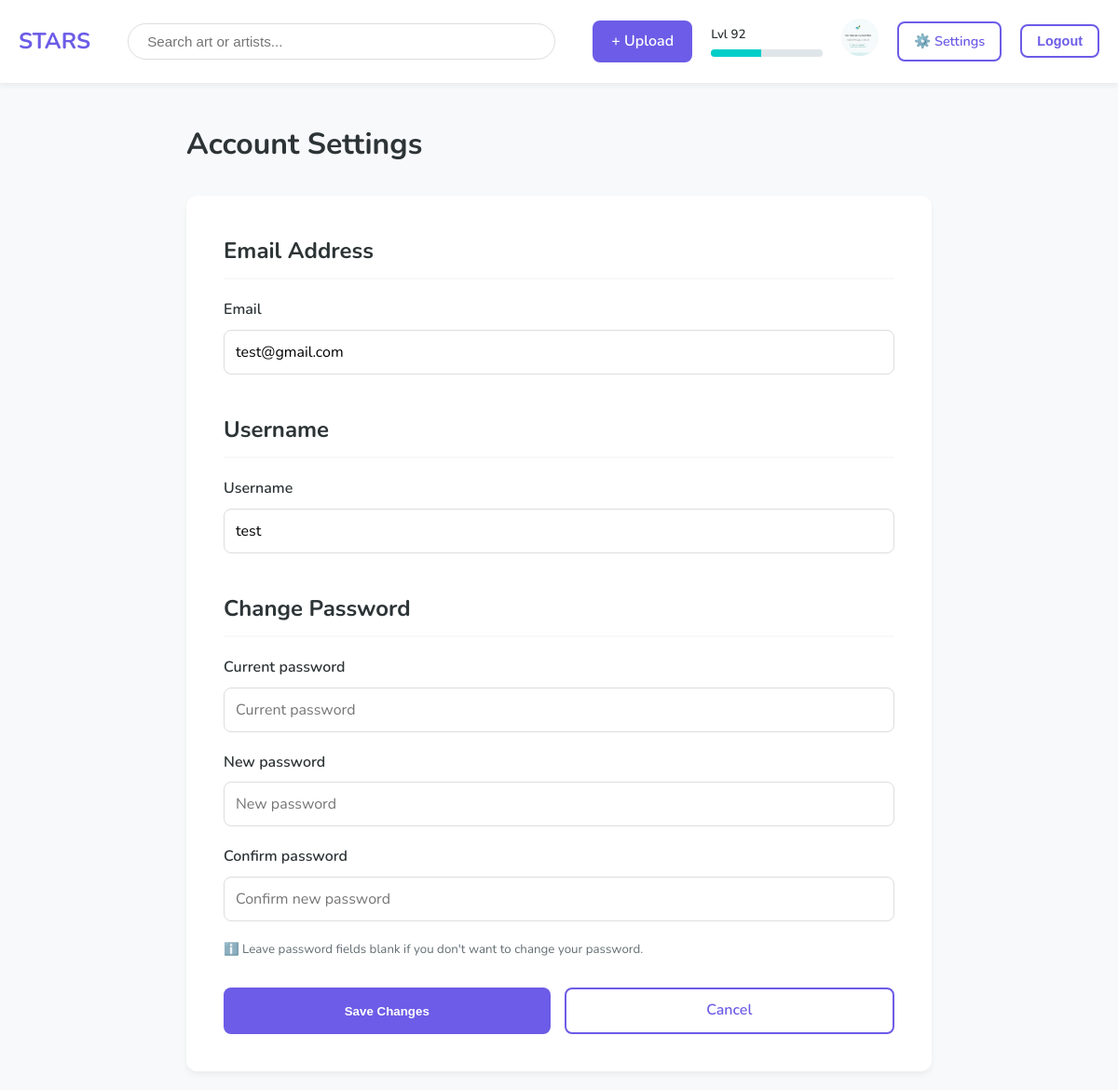
Page /users/settings/ (signed in) on the committed database.
### users/models.py (models this page shows, shortened)
class CustomUser(AbstractUser):
    bio = models.TextField(blank=True, max_length=500)
    avatar = models.ImageField(upload_to='avatars/', blank=True, null=True)
    xp = models.IntegerField(default=0)
    level = models.IntegerField(default=1)

### users/views.py (the view)
# urls.py: path('settings/', views.account_settings, name='account_settings'),
@login_required
def account_settings(request):
    if request.method == 'POST':
        form = AccountSettingsForm(request.user, request.POST)
        if form.is_valid():
            user = request.user
            updated = False
            new_email = form.cleaned_data.get('email')
            if new_email and new_email != user.email:
                user.email = new_email
                updated = True
                messages.success(request, 'Email updated successfully!')
            new_username = form.cleaned_data.get('username')
            if new_username and new_username != user.username:
                user.username = new_username
                updated = True
                messages.success(request, 'Username updated successfully!')
            new_password = form.cleaned_data.get('new_password')
            if new_password:
                user.set_password(new_password)
                updated = True
                messages.success(request, 'Password updated successfully! Please log in again.')
                user.save()
                logout(request)
                return redirect('login')
            if updated:
                user.save()
                return redirect('account_settings')
            else:
                messages.info(request, 'No changes were made.')
    else:
        form = AccountSettingsForm(request.user)
    return render(request, 'users/account_settings.html', {'form': form})

### templates/users/account_settings.html (shortened to what this page needs)
{% extends 'base.html' %}
{% block content %}
<div style="max-width: 800px; margin: 0 auto;">
    <h1 style="margin-bottom: 30px;">Account Settings</h1>
    <div class="card" style="padding: 40px;">
        <form method="POST">
            <div style="margin-bottom: 40px;">
                <h2 style="margin-bottom: 20px; padding-bottom: 10px; border-bottom: 2px solid var(--bg-color);">Email Address</h2>
                <div class="form-group">
                    <label>{{ form.email.label }}</label>
                    {{ form.email }}
                </div>
            </div>
            <div style="margin-bottom: 40px;">
                <h2 style="margin-bottom: 20px; padding-bottom: 10px; border-bottom: 2px solid var(--bg-color);">Username</h2>
                <div class="form-group">
                    <label>{{ form.username.label }}</label>
                    {{ form.username }}
                </div>
            </div>
            <div style="margin-bottom: 30px;">
                <h2 style="margin-bottom: 20px; padding-bottom: 10px; border-bottom: 2px solid var(--bg-color);">Change Password</h2>
                <div class="form-group">
                    <label>{{ form.current_password.label }}</label>
                    {{ form.current_password }}
                </div>
                <div class="form-group">
                    <label>{{ form.new_password.label }}</label>
                    {{ form.new_password }}
                </div>
                <div class="form-group">
                    <label>{{ form.confirm_password.label }}</label>
                    {{ form.confirm_password }}
                </div>
                <small style="color: var(--text-light); display: block; margin-top: 10px;">
                    ℹ️ Leave password fields blank if you don't want to change your password.
                </small>
            </div>
            <div style="display: flex; gap: 15px;">
                <button type="submit" class="btn btn-primary" style="flex: 1;">Save Changes</button>
                <a href="{% url 'profile' username=user.username %}" class="btn btn-outline" style="flex: 1; text-align: center;">Cancel</a>
            </div>
        </form>
    </div>
</div>
{% endblock %}

### templates/base.html (shortened to what this page needs)
<!DOCTYPE html>
<html lang="en">
<head>
    <link rel="stylesheet" href="{% load static %}{% static 'css/styles.css' %}">
</head>
<body>
    {% load static %}
    <nav class="flex-between container" style="background: white; margin-bottom: 20px;">
        <div class="logo"><h2><a href="{% url 'landing' %}" style="text-decoration: none; color: var(--primary);">STARS</a></h2></div>
        <form action="{% url 'feed' %}" method="GET" class="search-form">
            <input type="text" name="q" placeholder="Search art or artists..." class="search-input" value="{{ search_query|default:'' }}">
        </form>
        <div class="user-menu flex-row">
            {% if user.is_authenticated %}
                <a href="{% url 'upload' %}" class="btn btn-primary">+ Upload</a>
                <div class="xp-display">
                    <small style="font-weight: 600;">Lvl {{ user.level }}</small>
                    <div class="xp-bar-container">
                        <div class="xp-bar-fill" id="navXpBar" data-xp="{{ user.xp }}" style="width: 0%;"></div>
                    </div>
                </div>
                <a href="{% url 'profile' username=user.username %}">
                    {% if user.avatar %}
                        <img src="{{ user.avatar.url }}" class="avatar" alt="{{ user.username }}">
                    {% else %}
                        <img src="{% static 'images/default-avatar.png' %}" class="avatar" alt="{{ user.username }}">
                    {% endif %}
                </a>
                <a href="{% url 'account_settings' %}" class="btn btn-outline" style="padding: 8px 16px; font-size: 0.9rem;">⚙️ Settings</a>
                <form action="{% url 'logout' %}" method="POST" style="margin: 0; display: inline;">
                    <button type="submit" class="btn btn-outline" style="padding: 8px 16px; font-size: 0.9rem; cursor: pointer;">Logout</button>
                </form>
            {% else %}
                <a href="{% url 'login' %}" class="btn btn-primary">Login</a>
                <a href="{% url 'register' %}" class="btn btn-outline">Sign Up</a>
            {% endif %}
        </div>
    </nav>
    <main class="container">
        {% block content %}{% endblock %}
    </main>
</body>
</html>

### static/css/styles.css (style rules this page uses)
:root { --primary: #6C5CE7; --secondary: #00CEC9; --bg-color: #F8F9FA; --card-bg: #FFFFFF; --text-dark: #2D3436; --text-light: #636e72; --border-radius: 12px; --shadow: 0 4px 6px rgba(0,0,0,0.05); }
* { margin: 0; padding: 0; box-sizing: border-box; }
body { font-family: 'Nunito', sans-serif; background-color: var(--bg-color); color: var(--text-dark); line-height: 1.6; }
.container { max-width: 1200px; margin: 0 auto; padding: 20px; }
.flex-row { display: flex; align-items: center; gap: 15px; }
.flex-between { display: flex; justify-content: space-between; align-items: center; }
nav { background: var(--card-bg); padding: 15px 0; margin-bottom: 30px; box-shadow: var(--shadow); }
.logo h2 { color: var(--primary); font-weight: 700; }
.search-form { flex-grow: 1; margin: 0 40px; }
.search-input { width: 100%; padding: 10px 20px; border-radius: 20px; border: 1px solid #ddd; font-size: 0.95rem; }
.user-menu { display: flex; align-items: center; gap: 20px; }
.avatar { width: 40px; height: 40px; border-radius: 50%; object-fit: cover; }
.btn { padding: 10px 20px; border-radius: 8px; text-decoration: none; font-weight: 600; border: none; cursor: pointer; transition: all 0.2s; display: inline-block; }
.btn-primary { background: var(--primary); color: white; }
.btn-outline { border: 2px solid var(--primary); color: var(--primary); background: transparent; }
.card { background: var(--card-bg); border-radius: var(--border-radius); box-shadow: var(--shadow); overflow: hidden; transition: transform 0.2s; }
.xp-display { display: flex; flex-direction: column; gap: 5px; }
.xp-bar-container { width: 120px; height: 8px; background: #dfe6e9; border-radius: 4px; overflow: hidden; }
.xp-bar-fill { height: 100%; background: var(--secondary); transition: width 0.3s ease; }
.form-group { margin-bottom: 20px; }
.form-group label { display: block; margin-bottom: 8px; font-weight: 600; color: var(--text-dark); }
.form-input { width: 100%; padding: 12px; border: 1px solid #ddd; border-radius: 8px; font-size: 1rem; font-family: 'Nunito', sans-serif; }

### rows in the picture
CustomUser: level "92", avatar (picture), email "test@gmail.com", username "test"
